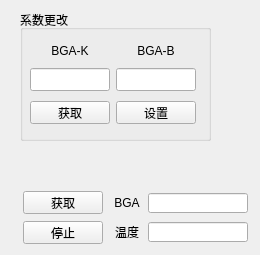
   <widget class="QWidget" name="tab">
    <attribute name="title">
     <string>蓝绿藻</string>
    </attribute>
    <widget class="QWidget" name="layoutWidget_19">
     <property name="geometry">
      <rect>
       <x>20</x>
       <y>190</y>
       <width>231</width>
       <height>56</height>
      </rect>
     </property>
     <layout class="QHBoxLayout" name="horizontalLayout_20">
      <item>
       <layout class="QVBoxLayout" name="verticalLayout_10">
        <item>
         <widget class="QPushButton" name="pushButton_74">
          <property name="sizePolicy">
           <sizepolicy hsizetype="Expanding" vsizetype="Fixed">
            <horstretch>0</horstretch>
            <verstretch>0</verstretch>
           </sizepolicy>
          </property>
          <property name="minimumSize">
           <size>
            <width>80</width>
            <height>23</height>
           </size>
          </property>
          <property name="maximumSize">
           <size>
            <width>80</width>
            <height>23</height>
           </size>
          </property>
          <property name="layoutDirection">
           <enum>Qt::LeftToRight</enum>
          </property>
          <property name="text">
           <string>获取</string>
          </property>
         </widget>
        </item>
        <item>
         <widget class="QPushButton" name="pushButton_75">
          <property name="sizePolicy">
           <sizepolicy hsizetype="Expanding" vsizetype="Fixed">
            <horstretch>0</horstretch>
            <verstretch>0</verstretch>
           </sizepolicy>
          </property>
          <property name="minimumSize">
           <size>
            <width>80</width>
            <height>23</height>
           </size>
          </property>
          <property name="maximumSize">
           <size>
            <width>80</width>
            <height>23</height>
           </size>
          </property>
          <property name="text">
           <string>停止</string>
          </property>
         </widget>
        </item>
       </layout>
      </item>
      <item>
       <layout class="QGridLayout" name="gridLayout_16">
        <item row="0" column="0">
         <widget class="QLabel" name="label_80">
          <property name="sizePolicy">
           <sizepolicy hsizetype="Fixed" vsizetype="Fixed">
            <horstretch>0</horstretch>
            <verstretch>0</verstretch>
           </sizepolicy>
          </property>
          <property name="minimumSize">
           <size>
            <width>30</width>
            <height>20</height>
           </size>
          </property>
          <property name="maximumSize">
           <size>
            <width>30</width>
            <height>20</height>
           </size>
          </property>
          <property name="text">
           <string>BGA</string>
          </property>
          <property name="alignment">
           <set>Qt::AlignCenter</set>
          </property>
         </widget>
        </item>
        <item row="0" column="1">
         <widget class="QLineEdit" name="lineEdit_67">
          <property name="minimumSize">
           <size>
            <width>100</width>
            <height>20</height>
           </size>
          </property>
          <property name="maximumSize">
           <size>
            <width>100</width>
            <height>20</height>
           </size>
          </property>
         </widget>
        </item>
        <item row="1" column="0">
         <widget class="QLabel" name="label_81">
          <property name="sizePolicy">
           <sizepolicy hsizetype="Fixed" vsizetype="Fixed">
            <horstretch>0</horstretch>
            <verstretch>0</verstretch>
           </sizepolicy>
          </property>
          <property name="minimumSize">
           <size>
            <width>30</width>
            <height>20</height>
           </size>
          </property>
          <property name="maximumSize">
           <size>
            <width>30</width>
            <height>20</height>
           </size>
          </property>
          <property name="text">
           <string>温度</string>
          </property>
          <property name="alignment">
           <set>Qt::AlignCenter</set>
          </property>
         </widget>
        </item>
        <item row="1" column="1">
         <widget class="QLineEdit" name="lineEdit_68">
          <property name="sizePolicy">
           <sizepolicy hsizetype="Fixed" vsizetype="Fixed">
            <horstretch>0</horstretch>
            <verstretch>0</verstretch>
           </sizepolicy>
          </property>
          <property name="minimumSize">
           <size>
            <width>100</width>
            <height>20</height>
           </size>
          </property>
          <property name="maximumSize">
           <size>
            <width>100</width>
            <height>20</height>
           </size>
          </property>
         </widget>
        </item>
       </layout>
      </item>
     </layout>
    </widget>
    <widget class="QGroupBox" name="groupBox_13">
     <property name="geometry">
      <rect>
       <x>20</x>
       <y>10</y>
       <width>191</width>
       <height>131</height>
      </rect>
     </property>
     <property name="title">
      <string>系数更改</string>
     </property>
     <widget class="QWidget" name="layoutWidget_25">
      <property name="geometry">
       <rect>
        <x>10</x>
        <y>30</y>
        <width>168</width>
        <height>91</height>
       </rect>
      </property>
      <layout class="QGridLayout" name="gridLayout_23">
       <item row="0" column="0">
        <widget class="QLabel" name="label_94">
         <property name="sizePolicy">
          <sizepolicy hsizetype="Fixed" vsizetype="Fixed">
           <horstretch>0</horstretch>
           <verstretch>0</verstretch>
          </sizepolicy>
         </property>
         <property name="minimumSize">
          <size>
           <width>80</width>
           <height>10</height>
          </size>
         </property>
         <property name="maximumSize">
          <size>
           <width>80</width>
           <height>16777215</height>
          </size>
         </property>
         <property name="text">
          <string>BGA-K</string>
         </property>
         <property name="alignment">
          <set>Qt::AlignCenter</set>
         </property>
        </widget>
       </item>
       <item row="0" column="1">
        <widget class="QLabel" name="label_95">
         <property name="sizePolicy">
          <sizepolicy hsizetype="Fixed" vsizetype="Fixed">
           <horstretch>0</horstretch>
           <verstretch>0</verstretch>
          </sizepolicy>
         </property>
         <property name="minimumSize">
          <size>
           <width>80</width>
           <height>10</height>
          </size>
         </property>
         <property name="maximumSize">
          <size>
           <width>80</width>
           <height>16777215</height>
          </size>
         </property>
         <property name="text">
          <string>BGA-B</string>
         </property>
         <property name="alignment">
          <set>Qt::AlignCenter</set>
         </property>
        </widget>
       </item>
       <item row="1" column="0">
        <widget class="QLineEdit" name="lineEdit_81">
         <property name="sizePolicy">
          <sizepolicy hsizetype="Fixed" vsizetype="Fixed">
           <horstretch>0</horstretch>
           <verstretch>0</verstretch>
          </sizepolicy>
         </property>
         <property name="minimumSize">
          <size>
           <width>80</width>
           <height>23</height>
          </size>
         </property>
         <property name="maximumSize">
          <size>
           <width>80</width>
           <height>23</height>
          </size>
         </property>
        </widget>
       </item>
       <item row="1" column="1">
        <widget class="QLineEdit" name="lineEdit_82">
         <property name="sizePolicy">
          <sizepolicy hsizetype="Fixed" vsizetype="Fixed">
           <horstretch>0</horstretch>
           <verstretch>0</verstretch>
          </sizepolicy>
         </property>
         <property name="minimumSize">
          <size>
           <width>80</width>
           <height>23</height>
          </size>
         </property>
         <property name="maximumSize">
          <size>
           <width>80</width>
           <height>23</height>
          </size>
         </property>
        </widget>
       </item>
       <item row="2" column="0">
        <widget class="QPushButton" name="pushButton_88">
         <property name="sizePolicy">
          <sizepolicy hsizetype="Fixed" vsizetype="Fixed">
           <horstretch>0</horstretch>
           <verstretch>0</verstretch>
          </sizepolicy>
         </property>
         <property name="minimumSize">
          <size>
           <width>80</width>
           <height>23</height>
          </size>
         </property>
         <property name="maximumSize">
          <size>
           <width>80</width>
           <height>23</height>
          </size>
         </property>
         <property name="text">
          <string>获取</string>
         </property>
        </widget>
       </item>
       <item row="2" column="1">
        <widget class="QPushButton" name="pushButton_89">
         <property name="sizePolicy">
          <sizepolicy hsizetype="Fixed" vsizetype="Fixed">
           <horstretch>0</horstretch>
           <verstretch>0</verstretch>
          </sizepolicy>
         </property>
         <property name="minimumSize">
          <size>
           <width>80</width>
           <height>23</height>
          </size>
         </property>
         <property name="maximumSize">
          <size>
           <width>80</width>
           <height>23</height>
          </size>
         </property>
         <property name="text">
          <string>设置</string>
         </property>
        </widget>
       </item>
      </layout>
     </widget>
    </widget>
   </widget>
